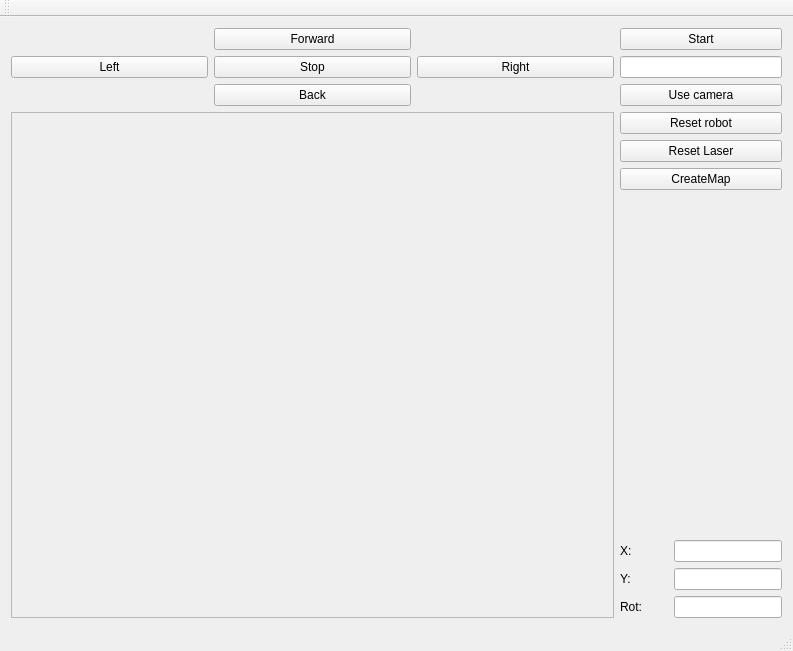
<?xml version="1.0" encoding="UTF-8"?>
<ui version="4.0">
 <class>MainWindow</class>
 <widget class="QMainWindow" name="MainWindow">
  <property name="geometry">
   <rect>
    <x>0</x>
    <y>0</y>
    <width>793</width>
    <height>651</height>
   </rect>
  </property>
  <property name="windowTitle">
   <string>MainWindow</string>
  </property>
  <widget class="QWidget" name="centralWidget">
   <layout class="QGridLayout" name="gridLayout">
    <item row="2" column="0">
     <widget class="QFrame" name="frame">
      <property name="sizePolicy">
       <sizepolicy hsizetype="MinimumExpanding" vsizetype="Expanding">
        <horstretch>0</horstretch>
        <verstretch>0</verstretch>
       </sizepolicy>
      </property>
      <property name="minimumSize">
       <size>
        <width>600</width>
        <height>450</height>
       </size>
      </property>
      <property name="frameShape">
       <enum>QFrame::StyledPanel</enum>
      </property>
      <property name="frameShadow">
       <enum>QFrame::Raised</enum>
      </property>
     </widget>
    </item>
    <item row="1" column="1">
     <layout class="QVBoxLayout" name="verticalLayout">
      <item>
       <widget class="QPushButton" name="pushButton_9">
        <property name="sizePolicy">
         <sizepolicy hsizetype="Fixed" vsizetype="Fixed">
          <horstretch>0</horstretch>
          <verstretch>0</verstretch>
         </sizepolicy>
        </property>
        <property name="minimumSize">
         <size>
          <width>162</width>
          <height>0</height>
         </size>
        </property>
        <property name="text">
         <string>Start</string>
        </property>
       </widget>
      </item>
      <item>
       <widget class="QLineEdit" name="lineEdit">
        <property name="sizePolicy">
         <sizepolicy hsizetype="Fixed" vsizetype="Fixed">
          <horstretch>0</horstretch>
          <verstretch>0</verstretch>
         </sizepolicy>
        </property>
        <property name="minimumSize">
         <size>
          <width>162</width>
          <height>0</height>
         </size>
        </property>
       </widget>
      </item>
      <item>
       <widget class="QPushButton" name="pushButton">
        <property name="sizePolicy">
         <sizepolicy hsizetype="Fixed" vsizetype="Fixed">
          <horstretch>0</horstretch>
          <verstretch>0</verstretch>
         </sizepolicy>
        </property>
        <property name="minimumSize">
         <size>
          <width>162</width>
          <height>0</height>
         </size>
        </property>
        <property name="text">
         <string>Use camera</string>
        </property>
       </widget>
      </item>
     </layout>
    </item>
    <item row="1" column="0">
     <layout class="QGridLayout" name="gridLayout_2">
      <item row="1" column="2">
       <widget class="QPushButton" name="pushButton_5">
        <property name="sizePolicy">
         <sizepolicy hsizetype="Expanding" vsizetype="Fixed">
          <horstretch>0</horstretch>
          <verstretch>0</verstretch>
         </sizepolicy>
        </property>
        <property name="text">
         <string>Right</string>
        </property>
       </widget>
      </item>
      <item row="0" column="1">
       <widget class="QPushButton" name="pushButton_2">
        <property name="sizePolicy">
         <sizepolicy hsizetype="Expanding" vsizetype="Fixed">
          <horstretch>0</horstretch>
          <verstretch>0</verstretch>
         </sizepolicy>
        </property>
        <property name="text">
         <string>Forward</string>
        </property>
       </widget>
      </item>
      <item row="1" column="0">
       <widget class="QPushButton" name="pushButton_6">
        <property name="sizePolicy">
         <sizepolicy hsizetype="Expanding" vsizetype="Fixed">
          <horstretch>0</horstretch>
          <verstretch>0</verstretch>
         </sizepolicy>
        </property>
        <property name="text">
         <string>Left</string>
        </property>
       </widget>
      </item>
      <item row="2" column="1">
       <widget class="QPushButton" name="pushButton_3">
        <property name="sizePolicy">
         <sizepolicy hsizetype="Expanding" vsizetype="Fixed">
          <horstretch>0</horstretch>
          <verstretch>0</verstretch>
         </sizepolicy>
        </property>
        <property name="text">
         <string>Back</string>
        </property>
       </widget>
      </item>
      <item row="1" column="1">
       <widget class="QPushButton" name="pushButton_4">
        <property name="sizePolicy">
         <sizepolicy hsizetype="Expanding" vsizetype="Fixed">
          <horstretch>0</horstretch>
          <verstretch>0</verstretch>
         </sizepolicy>
        </property>
        <property name="text">
         <string>Stop</string>
        </property>
       </widget>
      </item>
     </layout>
    </item>
    <item row="2" column="1">
     <layout class="QVBoxLayout" name="verticalLayout_2">
      <item>
       <widget class="QPushButton" name="pushButton_8">
        <property name="sizePolicy">
         <sizepolicy hsizetype="Fixed" vsizetype="Fixed">
          <horstretch>0</horstretch>
          <verstretch>0</verstretch>
         </sizepolicy>
        </property>
        <property name="minimumSize">
         <size>
          <width>162</width>
          <height>0</height>
         </size>
        </property>
        <property name="text">
         <string>Reset robot</string>
        </property>
       </widget>
      </item>
      <item>
       <widget class="QPushButton" name="pushButton_7">
        <property name="sizePolicy">
         <sizepolicy hsizetype="Fixed" vsizetype="Fixed">
          <horstretch>0</horstretch>
          <verstretch>0</verstretch>
         </sizepolicy>
        </property>
        <property name="minimumSize">
         <size>
          <width>162</width>
          <height>0</height>
         </size>
        </property>
        <property name="text">
         <string>Reset Laser</string>
        </property>
       </widget>
      </item>
      <item>
       <widget class="QPushButton" name="pushButton_10">
        <property name="text">
         <string>CreateMap</string>
        </property>
       </widget>
      </item>
      <item>
       <spacer name="verticalSpacer">
        <property name="orientation">
         <enum>Qt::Vertical</enum>
        </property>
        <property name="sizeHint" stdset="0">
         <size>
          <width>20</width>
          <height>40</height>
         </size>
        </property>
       </spacer>
      </item>
      <item>
       <layout class="QGridLayout" name="gridLayout_3">
        <item row="0" column="0">
         <widget class="QLabel" name="label">
          <property name="text">
           <string>X:</string>
          </property>
         </widget>
        </item>
        <item row="2" column="0">
         <widget class="QLabel" name="label_3">
          <property name="text">
           <string>Rot:</string>
          </property>
         </widget>
        </item>
        <item row="1" column="0">
         <widget class="QLabel" name="label_2">
          <property name="text">
           <string>Y:</string>
          </property>
         </widget>
        </item>
        <item row="0" column="1">
         <widget class="QLineEdit" name="lineEdit_2">
          <property name="sizePolicy">
           <sizepolicy hsizetype="Fixed" vsizetype="Fixed">
            <horstretch>0</horstretch>
            <verstretch>0</verstretch>
           </sizepolicy>
          </property>
          <property name="focusPolicy">
           <enum>Qt::NoFocus</enum>
          </property>
          <property name="readOnly">
           <bool>true</bool>
          </property>
         </widget>
        </item>
        <item row="1" column="1">
         <widget class="QLineEdit" name="lineEdit_3">
          <property name="sizePolicy">
           <sizepolicy hsizetype="Fixed" vsizetype="Fixed">
            <horstretch>0</horstretch>
            <verstretch>0</verstretch>
           </sizepolicy>
          </property>
          <property name="focusPolicy">
           <enum>Qt::NoFocus</enum>
          </property>
          <property name="readOnly">
           <bool>true</bool>
          </property>
         </widget>
        </item>
        <item row="2" column="1">
         <widget class="QLineEdit" name="lineEdit_4">
          <property name="sizePolicy">
           <sizepolicy hsizetype="Fixed" vsizetype="Fixed">
            <horstretch>0</horstretch>
            <verstretch>0</verstretch>
           </sizepolicy>
          </property>
          <property name="focusPolicy">
           <enum>Qt::NoFocus</enum>
          </property>
          <property name="readOnly">
           <bool>true</bool>
          </property>
         </widget>
        </item>
       </layout>
      </item>
     </layout>
    </item>
   </layout>
  </widget>
  <widget class="QMenuBar" name="menuBar">
   <property name="geometry">
    <rect>
     <x>0</x>
     <y>0</y>
     <width>793</width>
     <height>25</height>
    </rect>
   </property>
  </widget>
  <widget class="QToolBar" name="mainToolBar">
   <attribute name="toolBarArea">
    <enum>TopToolBarArea</enum>
   </attribute>
   <attribute name="toolBarBreak">
    <bool>false</bool>
   </attribute>
  </widget>
  <widget class="QStatusBar" name="statusBar"/>
 </widget>
 <layoutdefault spacing="6" margin="11"/>
 <resources/>
 <connections/>
</ui>
